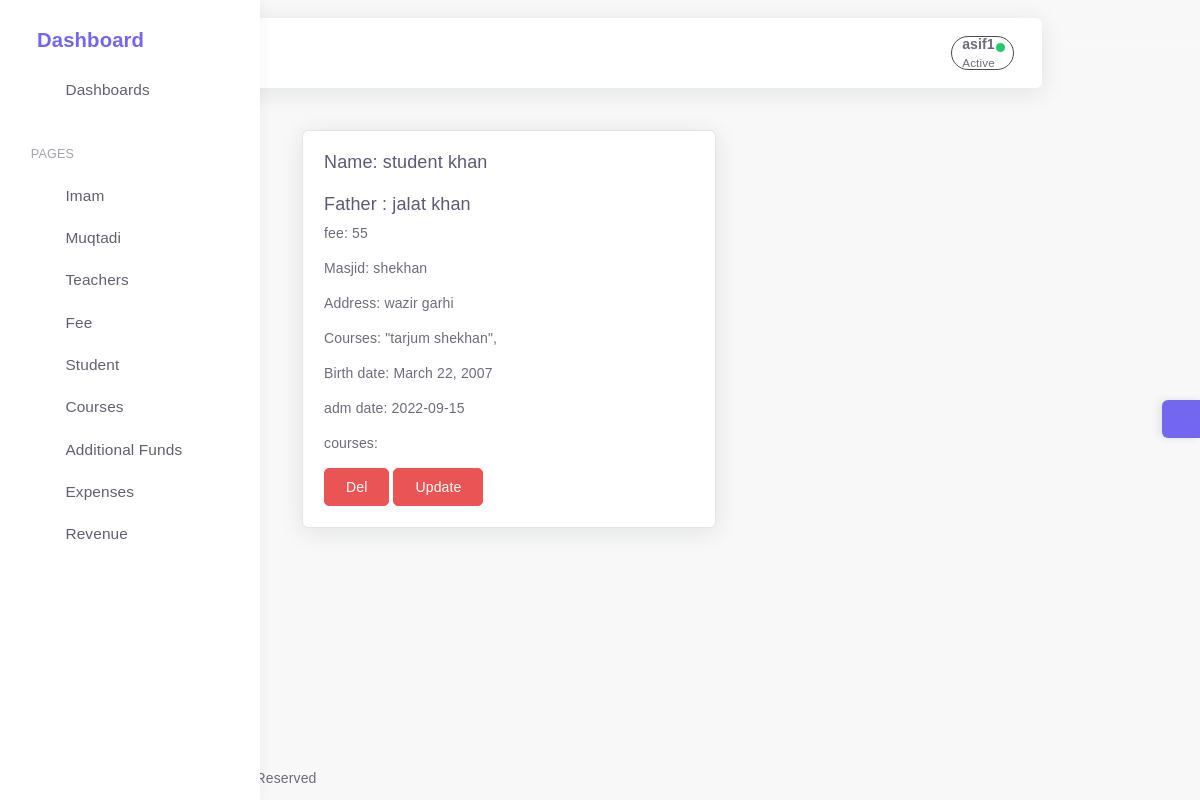
Page /studetail/4 (signed in) on the committed database.
### app/models.py (models this page shows, shortened)
class Cusmanager(models.Model):
    is_deleted=models.BooleanField(default=False)
    objects=Softdeletemanager()
    allobjects=models.Manager()
    class Meta:
        abstract=True

class Student(Cusmanager):
        name=models.CharField(max_length=30)
        f_name=models.CharField(max_length=30)
        fee=models.IntegerField()
        father_cnic=models.CharField(blank=True, max_length=15,null=True,validators=[validate_cnic])
        address = models.CharField(max_length=50)
        educenter=models.ForeignKey(Educenter,on_delete=models.CASCADE)
        birthdate=models.DateField(help_text="add your birth date")
        admission_date=models.PositiveIntegerField(default=today.day, validators=[validate_date])
        courses=models.ManyToManyField("Courses")
        grade=models.CharField(blank=True,null=True,max_length=30)
        adm_month = models.PositiveIntegerField(default=today.month, validators=[validate_date])
        adm_year = models.PositiveIntegerField(default=today.year, validators=[validate_year])

class Educenter(Cusmanager):
    useradmin = models.OneToOneField(Useradmin, on_delete=models.CASCADE)
    name=models.CharField(max_length=50)
    address=models.CharField(max_length=60)

class Courses(Cusmanager):
        name = models.CharField(max_length=30)
        educenter = models.ForeignKey("Educenter", on_delete=models.CASCADE)

### app/views.py (the view)
# urls.py: path('studetail/<pk>',Studetail.as_view(),name='studentdetail'),
class Studetail(LoginRequiredMixin,DetailView):
    kwargs = id
    template_name = "stu/studentdetal.html"
    model = Student
    context_object_name = "student"
    fields = "__all__"
    def get_context_data(self, **kwargs):
        context = super().get_context_data(**kwargs)
        id = self.kwargs['pk']
        stu = Student.objects.get(id=id)
        courses = stu.courses.all()
        context['courses'] = courses
        return context

### app/cusmanager.py (called while the page is built)
    def get_queryset(self):
        return super().get_queryset().filter(is_deleted=False)

### templates/stu/studentdetal.html (shortened to what this page needs)
{% extends 'base.html' %}
{% block content %}
<div class="col-sm-6">
    <div class="card">
      <div class="card-body">
        <h5 class="card-title">
          Name: {{ student.name }}
        </h5>
        <h4>Father : {{student.f_name}}</h4>
        <p class="card-text"> fee:  {{student.fee}}</p>
        <p class="card-text"> Masjid:  {{student.educenter.name}}</p>
        <p class="card-text"> Address:  {{student.address}}</p>
        <p class="card-text"> Courses:   {% for i in courses %} "{{i.name}}", {% endfor %}</p>
<p class="card-text"> Birth date:  {{student.birthdate}}</p>
          <p class="card-text"> adm date:  {{student.admission_date}}</p>
          <p class="card-text"> courses:  {{c.name}}</p>
      <a  class="btn btn-danger" href="{% url 'deleteimam' student.id %}" type="submit">Del</a>
      <a  class="btn btn-danger" href="{% url 'updateimam' student.id %}" type="submit">Update</a>
      </div>
    </div>
  </div>
{% endblock content %}

### templates/base.html (shortened to what this page needs)
{% load static %}
<html class="loading" lang="en" data-textdirection="ltr">
<head>
 <link href="https://cdn.jsdelivr.net/npm/select2@4.1.0-beta.1/dist/css/select2.min.css" rel="stylesheet" />
    <link rel="stylesheet" type="text/css" href="{% static '/app-assets/vendors/css/vendors.min.css' %}">
    <link rel="stylesheet" type="text/css" href="{% static '/app-assets/vendors/css/extensions/toastr.min.css' %}">
    <link rel="stylesheet" type="text/css " href="{% static '/app-assets/vendors/css/charts/apexcharts.css' %}">
    <link rel="stylesheet" href="https://cdn.jsdelivr.net/npm/bootstrap@4.6.0/dist/css/bootstrap.min.css">
    <link rel="stylesheet" type="text/css" href="{% static '/app-assets/css/bootstrap-extended.min.css' %}">
    <link rel="stylesheet" type="text/css" href="{% static '/app-assets/css/bootstrap.min.css' %}">
    <link rel="stylesheet" type="text/css" href="{% static '/app-assets/css/colors.min.css' %}">
    <link rel="stylesheet" type="text/css" href="{% static '/app-assets/css/components.min.css' %}">
    <link rel="stylesheet" type="text/css" href="{% static '/app-assets/css/themes/dark-layout.min.css' %}">
    <link rel="stylesheet" type="text/css" href="{% static '/app-assets/css/themes/bordered-layout.min.css' %}">
    <link rel="stylesheet" type="text/css" href="{% static '/app-assets/css/themes/semi-dark-layout.min.css' %}">
    <link rel="stylesheet" type="text/css" href="{% static '/app-assets/css/core/menu/menu-types/vertical-menu.min.css' %}">
    <link rel="stylesheet" type="text/css" href="{% static '/app-assets/css/pages/dashboard-ecommerce.min.css' %}">
    <link rel="stylesheet" type="text/css" href="{% static '/app-assets/css/plugins/charts/chart-apex.min.css' %}">
    <link rel="stylesheet" type="text/css" href="{% static '/app-assets/css/plugins/extensions/ext-component-toastr.min.css' %}">
    <link rel="stylesheet" type="text/css" href="{% static '/assets/css/style.css' %}">
</head>
<body class="vertical-layout vertical-menu-modern  navbar-floating footer-static  mainbody" data-open="click" data-menu="vertical-menu-modern" data-col="">
    <span style="display:none;">{% now "Y" as cyear %} {% now "n" as cmonth%}</span>
<nav class="header-navbar navbar navbar-expand-lg align-items-center floating-nav navbar-light navbar-shadow container-xxl">
    <div class="navbar-container d-flex content">
        <div class="bookmark-wrapper d-flex align-items-center">
            <ul class="nav navbar-nav">
                <li class="nav-item d-none d-lg-block"><a class="nav-link bookmark-star"><i class="ficon text-warning" data-feather="star"></i></a>
                </li>
            </ul>
        </div>
        <ul class="nav navbar-nav align-items-center ml-auto rounded">
            {% if request.user.is_authenticated %}
            <li class="nav-item dropdown dropdown-user border-dark"  style="padding:0px; margin:0px; border-radius:90px;"><a class=" nav-link dropdown-toggle dropdown-user-link"  href="javascript:void(0);" data-toggle="dropdown" aria-haspopup="true" aria-expanded="false">
                <div class="user-nav d-sm-flex d-none"><span class="user-name font-weight-bolder">{{request.user}}</span><span class="user-status">Active</span></div><span class="avatar"><span class="avatar-status-online"></span></span></a>
            </li>
            {% endif %}
        </ul>
    </div>
</nav>
<div class="main-menu menu-fixed menu-light menu-accordion menu-shadow" data-scroll-to-active="true">
    <div class="navbar-header">
        <ul class="nav navbar-nav flex-row">
            <li class="nav-item mr-auto"><a class="navbar-brand" href="/">
                    <h2 class="brand-text">Dashboard</h2></a></li>
            <li class="nav-item nav-toggle"><a class="nav-link modern-nav-toggle pr-0" data-toggle="collapse"><i class="d-none d-xl-block collapse-toggle-icon font-medium-4  text-primary" data-feather="disc" data-ticon="disc"></i></a></li>
        </ul>
    </div>
    <div class="main-menu-content">
        <ul class="navigation navigation-main" id="main-menu-navigation" data-menu="menu-navigation">
            <li class=" nav-item"><a class="d-flex align-items-center" href="/"><i data-feather="home"></i><span class="menu-title text-truncate" data-i18n="Dashboards">Dashboards</span></a>
            </li>
            <li class=" navigation-header  align-items-center"><span data-i18n="Apps &amp; Pages">   Pages</span><i data-feather="more-horizontal"></i>
            <li class=" nav-item"><a class="d-flex align-items-center" href="{% url 'imamlist'%}"><i data-feather="users"></i><span class="menu-title text-truncate" data-i18n="Chat">Imam </span></a>
            </li>
            <li class=" nav-item"><a class="d-flex align-items-center" href="{% url 'emplist'%}"><i data-feather="users"></i><span class="menu-title text-truncate" data-i18n="Todo">Muqtadi</span></a>
            </li>
            <li class=" nav-item"><a class="d-flex align-items-center" href="{% url 'teacherlist'%}"><i data-feather="users"></i><span class="menu-title text-truncate" data-i18n="Calendar">Teachers</span></a>
            </li>
            <li class=" nav-item"><a class="d-flex align-items-center" href="{% url 'paytmentmenue'%}"><i data-feather="dollar-sign"></i><span class="menu-title text-truncate" data-i18n="Kanban">Fee</span></a>
            </li>
            <li class=" nav-item"><a class="d-flex align-items-center" href="{% url 'stulist'%}"><i data-feather="users"></i><span class="menu-title text-truncate" data-i18n="Kanban">Student</span></a>
            </li>
            <li class=" nav-item"><a class="d-flex align-items-center" href="{% url 'courseslist'%}"><i data-feather="book"></i><span class="menu-title text-truncate" data-i18n="Kanban">Courses</span></a>
            </li>
            </li>
            <li class=" nav-item"><a class="d-flex align-items-center" href="{% url 'sidefundlist' cmonth cyear %}"><i data-feather="briefcase"></i><span class="menu-title text-truncate" data-i18n="Kanban">Additional Funds</span></a>
            </li>
            <li class=" nav-item"><a class="d-flex align-items-center" href="{% url 'expenselist' cmonth cyear %}"><i data-feather="shopping-bag"></i><span class="menu-title text-truncate" data-i18n="Kanban">Expenses</span></a>
            </li>
            {% now "n" as current_month %}
            {% now "Y" as current_year %}
            <li class=" nav-item"><a class="d-flex align-items-center" href="{% url 'showrevenue'  current_month current_year %}"><i data-feather="pocket"></i><span class="menu-title text-truncate" data-i18n="Kanban">Revenue</span></a>
            </li>
        </ul>
    </div>
</div>
<div class="app-content content">
    <div class="content-wrapper container-xxl p-0">
        <div class="content-header row">
        </div>
        <div class="content-body">
            <section id="multiple-column-form sect" class="mainsection float-center ">
                    {% block content %}
                    {% endblock content %}
            </section>
        </div>
    </div>
</div>
<div class="customizer d-none d-md-block"><a class="customizer-toggle d-flex align-items-center justify-content-center" href="javascript:void(0);"><i class="spinner" data-feather="settings"></i></a>
</div>
<footer class="footer footer-static footer-light">
  <p class="clearfix mb-0"><span class="float-md-left d-block d-md-inline-block mt-25">COPYRIGHT  &copy; 2022<a class="ml-25" href="https://1.envato.market/pixinvent_portfolio" target="_blank">test</a><span class="d-none d-sm-inline-block">, All rights Reserved</span></span></p>
</footer>
</body>
</html>

### rows in the picture
Student: name "student khan", f_name "jalat khan", fee "55", educenter.name "shekhan", address "wazir garhi", birthdate "March 22, 2007", admission_date "2022-09-15"
Courses: name "tarjum shekhan"

### other values in the picture
{{ request.user }} "asif1"
